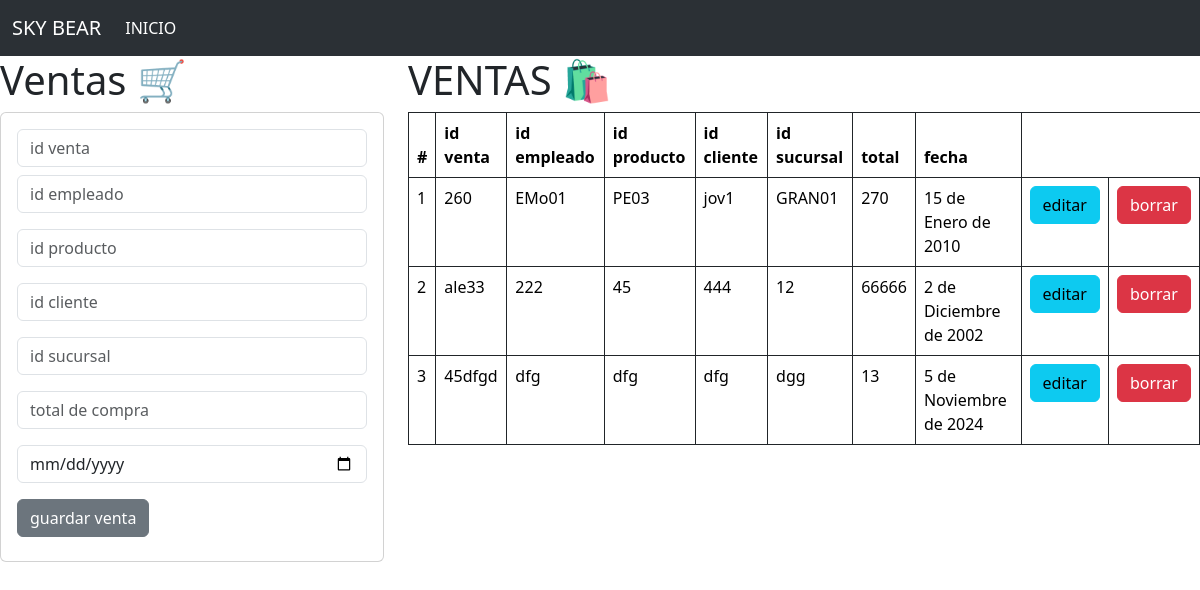
The page / on the database its author committed.
### venta_app/models.py (models this page shows)
class Ventas(models.Model):
    idventa=models.CharField(primary_key=True, max_length=6)
    idempleado=models.CharField(max_length=10)
    idproducto=models.CharField(max_length=10)
    idcliente=models.CharField(max_length=10)
    idsucursal=models.CharField(max_length=10)
    total=models.FloatField()
    fechacompra=models.DateField()

### venta_app/views.py (the view)
# urls.py: path('',views.inicio_vista,name='inicio_vista'),
def inicio_vista(request):
    ventitas=Ventas.objects.all()
    return render (request,'gestionarVenta.html',{'misVentas':ventitas})

### venta_app/templates/gestionarVenta.html
{% extends "base.html" %}
{% block cuerpo %}
<div class="row">
    <div class="col-sm-12 col-md-4 col-lg-4 col-xl-4">
    <h1>Ventas 🛒</h1>
    <div class="card">
        <div class="card-body">
            <form action="registrarVenta/" method="POST"> {% csrf_token %}
                <div class="form-group">
                    <input type="text" id="txtventa" name="txtventa" class="form-control" placeholder="id venta" minlength="1" maxlength="6"  required>
                </div>
                <div class="form-group py-2">
                    <input type="text" id="txtempleado" name="txtempleado" class="form-control" placeholder="id empleado" minlength="1" maxlength="10"   required>
                </div>
                <div class="form-group py-2">
                    <input type="text" id="txtproducto" name="txtproducto" class="form-control" placeholder="id producto" minlength="1" maxlength="10"  required>
                </div>
                <div class="form-group py-2">
                    <input type="text" id="txtcliente" name="txtcliente" class="form-control" placeholder="id cliente" minlength="1" maxlength="10"  required>
                </div>
                <div class="form-group py-2">
                    <input type="text" id="txtsucursal" name="txtsucursal" class="form-control" placeholder="id sucursal" minlength="1" maxlength="10"  required>
                </div>
                <div class="form-group py-2">
                    <input type="text" id="txt_total" name="txt_total" class="form-control" placeholder="total de compra" minlength="1" maxlength="10"  required>
                </div>
                <div class="form-group py-2">
                    <input type="date" id="txtfecha" name="txtfecha" class="form-control" placeholder="fecha de compra YYYY-DD-MM" minlength="1" maxlength="15"  required>
                </div>
                <div class="form-group py-2">
                    <button type="submit" class="btn btn-secondary">guardar venta</button>
                </div>
            </form>
        </div>
    </div>
    </div>
    <div class="col-sm-12 col-md-8 col-lg-8 col-xl-8">
    <h1>VENTAS 🛍</h1>
    <table class="table table-bordered border-dark">
        <thead>
        <tr>
            <th scope="col">#</th>
            <th scope="col">id venta</th>
            <th scope="col">id empleado</th>
            <th scope="col">id producto</th>
            <th scope="col">id cliente</th>
            <th scope="col">id sucursal</th>
            <th scope="col">total</th>
            <th scope="col">fecha</th>
        </tr>
        </thead>
        <tbody>
            {% for m in misVentas  %}
            <tr>
                <td> {{forloop.counter}} </td>
                <td> {{m.idventa}} </td>
                <td> {{m.idempleado}} </td>
                <td> {{m.idproducto}} </td>
                <td> {{m.idcliente}} </td>
                <td> {{m.idsucursal}} </td>
                <td> {{m.total}} </td>
                <td> {{m.fechacompra}} </td>
                <td> <a href="seleccionarVenta/{{m.idventa}}" class="btn btn-info">editar</a></td>
                <td> <a href="borrarVenta/{{m.idventa}}" class="btn btn-danger" >borrar</a></td>
            </tr>
            {% endfor %}
        </tbody>
    </table>
    </div>
</div>
{% endblock %}

### venta_app/templates/base.html (shortened to what this page needs)
<!doctype html>
<html lang="es">
    <head>
    <link href="https://cdn.jsdelivr.net/npm/bootstrap@5.3.3/dist/css/bootstrap.min.css" rel="stylesheet">
    </head>
    <body>
    <nav class="navbar navbar-expand-lg bg-body-tertiary" data-bs-theme="dark">
        <div class="container-fluid">
        <a class="navbar-brand" href="#">SKY BEAR </a>
        <div class="collapse navbar-collapse" id="navbarNav">
            <ul class="navbar-nav">
            <li class="nav-item">
                <a class="nav-link active" aria-current="page" href="#">INICIO</a>
            </li>
            </ul>
        </div>
        </div>
    </nav>
    {% block cuerpo %}
    {% endblock %}
    </body>
</html>

### rows shown on the page
Ventas: idventa "260", idempleado "EMo01", idproducto "PE03", idcliente "jov1", idsucursal "GRAN01", total "270", fechacompra "15 de Enero de 2010"
Ventas: idventa "ale33", idempleado "222", idproducto "45", idcliente "444", idsucursal "12", total "66666", fechacompra "2 de Diciembre de 2002"
Ventas: idventa "45dfgd", idempleado "dfg", idproducto "dfg", idcliente "dfg", idsucursal "dgg", total "13", fechacompra "5 de Noviembre de 2024"
